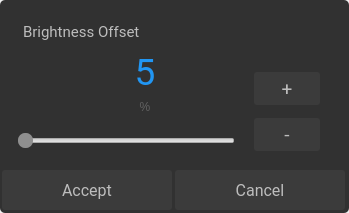
<?xml version="1.0" encoding="UTF-8"?>
<ui version="4.0">
 <class>BrightnessOffsetScreen</class>
 <widget class="QDialog" name="BrightnessOffsetScreen">
  <property name="geometry">
   <rect>
    <x>0</x>
    <y>0</y>
    <width>349</width>
    <height>213</height>
   </rect>
  </property>
  <property name="windowTitle">
   <string>Dialog</string>
  </property>
  <widget class="QFrame" name="frame">
   <property name="geometry">
    <rect>
     <x>0</x>
     <y>0</y>
     <width>349</width>
     <height>213</height>
    </rect>
   </property>
   <property name="styleSheet">
    <string notr="true">background-color: rgb(49, 49, 49);
border: 1px;
border-radius: 5px;</string>
   </property>
   <property name="frameShape">
    <enum>QFrame::StyledPanel</enum>
   </property>
   <property name="frameShadow">
    <enum>QFrame::Raised</enum>
   </property>
  </widget>
  <widget class="QSlider" name="brightnessOffsetSlider">
   <property name="geometry">
    <rect>
     <x>18</x>
     <y>125</y>
     <width>217</width>
     <height>32</height>
    </rect>
   </property>
   <property name="focusPolicy">
    <enum>Qt::NoFocus</enum>
   </property>
   <property name="styleSheet">
    <string notr="true">QSlider::handle:horizontal {
    background: #8f8f8f;
    width: 20px;
    border-radius: 7px;
}</string>
   </property>
   <property name="orientation">
    <enum>Qt::Horizontal</enum>
   </property>
  </widget>
  <widget class="QLabel" name="brightnessOffsetValue">
   <property name="geometry">
    <rect>
     <x>120</x>
     <y>50</y>
     <width>50</width>
     <height>44</height>
    </rect>
   </property>
   <property name="font">
    <font>
     <family>Roboto</family>
     <pointsize>28</pointsize>
    </font>
   </property>
   <property name="styleSheet">
    <string notr="true">color:#2196F3</string>
   </property>
   <property name="text">
    <string>5</string>
   </property>
   <property name="alignment">
    <set>Qt::AlignCenter</set>
   </property>
  </widget>
  <widget class="QLabel" name="brightnessOffsetTitle">
   <property name="geometry">
    <rect>
     <x>23</x>
     <y>16</y>
     <width>161</width>
     <height>31</height>
    </rect>
   </property>
   <property name="font">
    <font>
     <family>Roboto</family>
     <pointsize>11</pointsize>
    </font>
   </property>
   <property name="styleSheet">
    <string notr="true">color:#BDBDBD</string>
   </property>
   <property name="text">
    <string>Brightness Offset</string>
   </property>
  </widget>
  <widget class="QPushButton" name="brightnessOffsetCancel">
   <property name="geometry">
    <rect>
     <x>175</x>
     <y>170</y>
     <width>170</width>
     <height>40</height>
    </rect>
   </property>
   <property name="font">
    <font>
     <family>Roboto</family>
     <pointsize>12</pointsize>
    </font>
   </property>
   <property name="focusPolicy">
    <enum>Qt::NoFocus</enum>
   </property>
   <property name="styleSheet">
    <string notr="true">QPushButton {
background-color:#3B3B3B;
color:#BDBDBD;
border:none;
border-radius:3px;
}
QPushButton:pressed {
background-color:#606060;
color:#BDBDBD;
border:none;
border-radius:3px;
}
</string>
   </property>
   <property name="text">
    <string>Cancel</string>
   </property>
  </widget>
  <widget class="QPushButton" name="brightnessOffsetIncrement">
   <property name="geometry">
    <rect>
     <x>254</x>
     <y>72</y>
     <width>66</width>
     <height>33</height>
    </rect>
   </property>
   <property name="font">
    <font>
     <family>Roboto</family>
     <pointsize>14</pointsize>
    </font>
   </property>
   <property name="focusPolicy">
    <enum>Qt::NoFocus</enum>
   </property>
   <property name="styleSheet">
    <string notr="true">QPushButton {
background-color:#3B3B3B;
color:#BDBDBD;
border:none;
border-radius:3px;
}
QPushButton:pressed {
background-color:#606060;
color:#BDBDBD;
border:none;
border-radius:3px;
}
</string>
   </property>
   <property name="text">
    <string>+</string>
   </property>
  </widget>
  <widget class="QPushButton" name="brightnessOffsetDecrement">
   <property name="geometry">
    <rect>
     <x>254</x>
     <y>118</y>
     <width>66</width>
     <height>33</height>
    </rect>
   </property>
   <property name="font">
    <font>
     <family>Roboto</family>
     <pointsize>14</pointsize>
    </font>
   </property>
   <property name="focusPolicy">
    <enum>Qt::NoFocus</enum>
   </property>
   <property name="styleSheet">
    <string notr="true">QPushButton {
background-color:#3B3B3B;
color:#BDBDBD;
border:none;
border-radius:3px;
}
QPushButton:pressed {
background-color:#606060;
color:#BDBDBD;
border:none;
border-radius:3px;
}
</string>
   </property>
   <property name="text">
    <string>-</string>
   </property>
  </widget>
  <widget class="QPushButton" name="brightnessOffsetAccept">
   <property name="geometry">
    <rect>
     <x>2</x>
     <y>170</y>
     <width>170</width>
     <height>40</height>
    </rect>
   </property>
   <property name="font">
    <font>
     <family>Roboto</family>
     <pointsize>12</pointsize>
    </font>
   </property>
   <property name="focusPolicy">
    <enum>Qt::NoFocus</enum>
   </property>
   <property name="styleSheet">
    <string notr="true">QPushButton {
background-color:#3B3B3B;
color:#BDBDBD;
border:none;
border-radius:3px;
}
QPushButton:pressed {
background-color:#606060;
color:#BDBDBD;
border:none;
border-radius:3px;
}
</string>
   </property>
   <property name="text">
    <string>Accept</string>
   </property>
  </widget>
  <widget class="QLabel" name="brightnessOffsetUnit">
   <property name="geometry">
    <rect>
     <x>120</x>
     <y>100</y>
     <width>50</width>
     <height>14</height>
    </rect>
   </property>
   <property name="styleSheet">
    <string notr="true">color:#616161</string>
   </property>
   <property name="text">
    <string>%</string>
   </property>
   <property name="alignment">
    <set>Qt::AlignHCenter|Qt::AlignTop</set>
   </property>
  </widget>
 </widget>
 <resources/>
 <connections/>
</ui>
